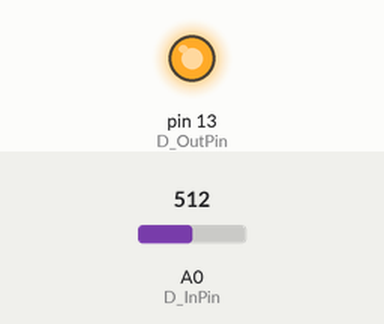
The sketch below on a simulated Arduino Uno, built with avr-gcc and run on an emulated ATmega328P. Parts: output pins drawn as LEDs (lit = HIGH). Inputs (shaded band) come from the test bench; at power-on: A0 (D_InPin) = 512.

Above: at 1.2 s.
1.3 s: A0 (D_InPin) set to 105
2.8 s: A0 (D_InPin) set to 89
At 3.4 s:
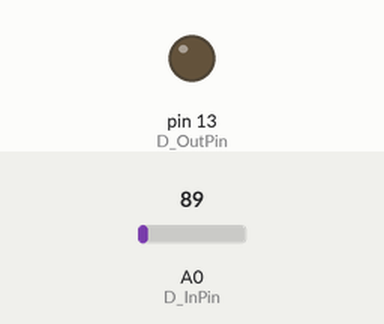
4.3 s: A0 (D_InPin) set to 122
At 4.6 s:
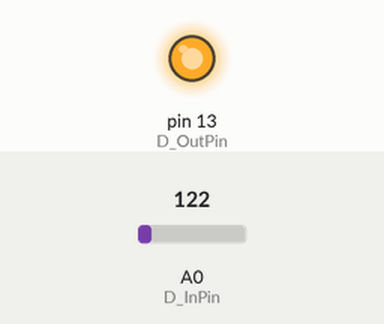
5.8 s: A0 (D_InPin) set to 0
At 6.9 s:
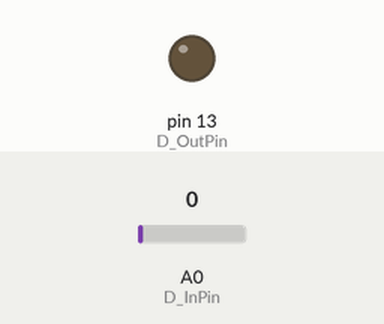
Timing chart, 0 to 8.3 s (numbered marks = the images above; inputs shaded):
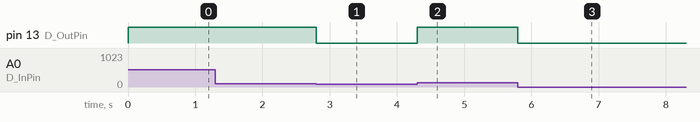

Measured:
- the behaviour switches between 100 and 99 on A0 (D_InPin) (found by bisection; images 0 and 1)
- after the input at 1.3 s, every drawn part: stays the same
- after the input at 2.8 s, pin 13 (D_OutPin): HIGH → LOW at once
- after the input at 4.3 s, pin 13 (D_OutPin): LOW → HIGH at once
- after the input at 5.8 s, pin 13 (D_OutPin): HIGH → LOW at once

The sketch:

kadai4.ino
```cpp
#define ZERO 0
#define D_InPin A0
#define RValue 100
#define D_OutPin 13

int dValue = ZERO;

void setup() {
  pinMode(D_OutPin,OUTPUT);
  pinMode(D_InPin,INPUT);
}

void loop() {
  dValue = analogRead(D_InPin);
  if(RValue <= dValue){
    digitalWrite(D_OutPin,HIGH);
  }else {
    digitalWrite(D_OutPin,LOW);
  }
}
```
